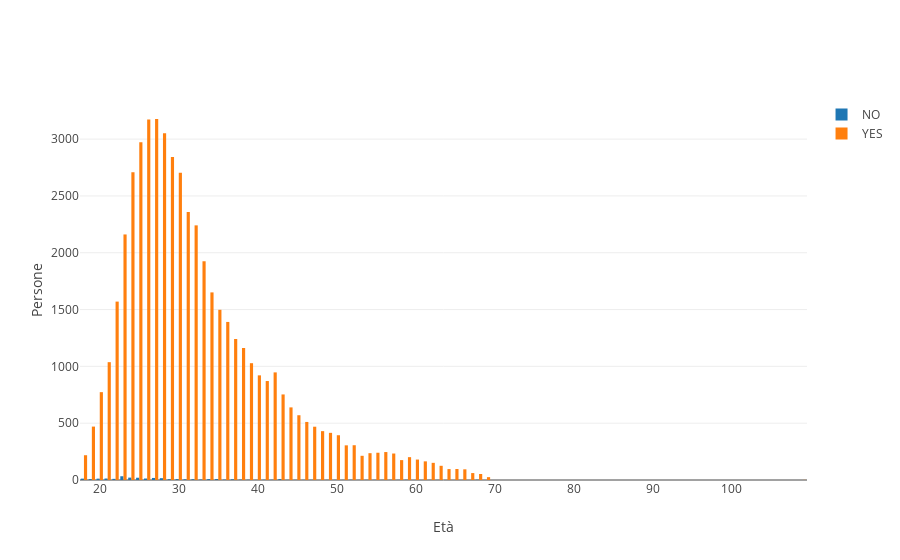

The notebook cell this image was saved under:
### Markdown cell above
### 2.2 
Simile al punto 2.1. Disegnare due istogrammi sovrapposti per confrontare la distribuzione dell'età per le varie sottoclassi identificate dalla variabile ``Lavoratore``. Perchè uno degli istogrammi non è ben visibile?

### Code cell
# Solution
print("Uno degli istogrammi non è ben visibile perché il numero di non-lavoratori è nettamente inferiore a quello dei lavoratori")
data = []
for val in set(jobArray):
    p_by_job = dfNew['age'][jobArray == val]
    trace = go.Histogram(x=p_by_job, name=val)
    data.append(trace)

layout = go.Layout(
    barmode='group',
    xaxis=dict(title="Età"),
    yaxis=dict(title="Persone"),
)

fig = go.Figure(data=data, layout=layout)
py.iplot(fig)

### Figure 1 — Plotly figure (JSON) as saved in the notebook; plotly's stock layout.template omitted (floating-point values rounded to 4 significant figures; data arrays with more than 128 entries replaced by an {"elided": "..."} marker saying what was removed)
{"data": [{"name": "NO", "type": "histogram", "uid": "ca0f7c96-d04e-11e8-9cfd-3052cb2086f3", "x": {"elided": "273 int values"}}, {"name": "YES", "type": "histogram", "uid": "ca0f7e6c-d04e-11e8-9cfd-3052cb2086f3", "x": {"elided": "51475 int values"}}], "layout": {"barmode": "group", "xaxis": {"title": "Età"}, "yaxis": {"title": "Persone"}}}
